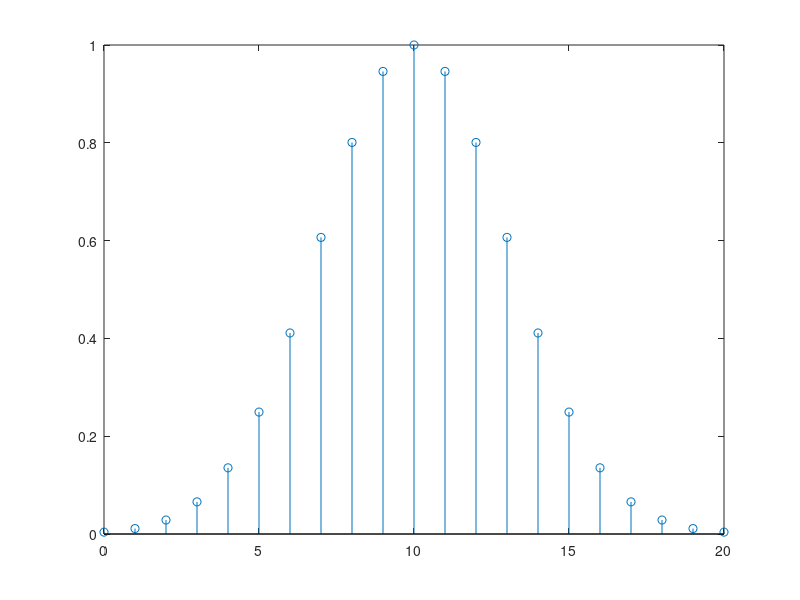
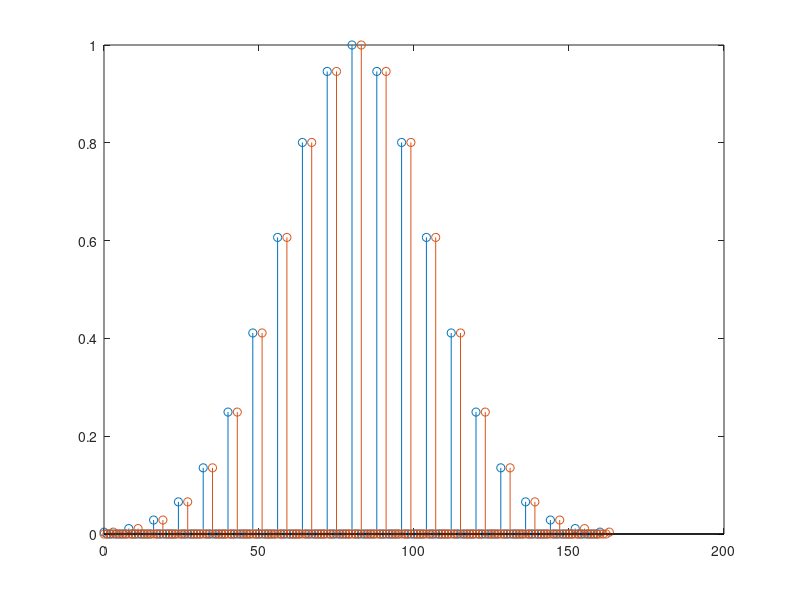

Write MATLAB code to recreate these figures, in order. (Note: this script raises an error after producing the figures.)
clear all; close all;

%% Original
%parameters
fs = 10e6;
sig = 3/fs;
N = 10;
M = 8;
k = 3;
alpha = 0.0001;

%pulse
n = -N:N;
xn = gaussmf(n*1/fs,[sig 0]);
figure;
stem(0:(length(xn)-1),xn);

%upsampling
vn(1:M:(length(xn)*M)) = xn;
n = -N:1/M:N;
figure;
stem(0:(length(vn)-1),vn);

%delay
vn = [zeros(1,k) vn];
hold on;
n = [n (N+1):(N+3)];
stem(0:(length(vn)-1),vn);

%Low Pass Filter
LPF = [0 0];
i = 0;
while mod(length(LPF),2) == 0
    LPF = fdesign.lowpass('Fp,Fst,Ap,Ast',0.99/M,1.01/M,0.1,0.001+alpha*i,'linear');
    Hd = design(LPF,'equiripple');
    LPF = Hd.Numerator;
    i = i+1;
end
vn = 8*conv(vn,LPF);
vn = vn((length(LPF)+1)/2:end);

figure;
stem(0:(length(vn)-1),vn);

%Downsampling
yn = vn(1:M:end);

%plotting
figure;
nplot = -N:(length(yn)-N-1);
stem(0:(length(yn)-1),yn);
hold on;
n = -N:N;
stem(0:(length(xn)-1),xn);
n = linspace(0,length(xn)-1,1000);
plot(n,gaussmf((n-10)*1/fs,[sig 0]));
plot(n,gaussmf((n-10-3/8)*1/fs,[sig 0]))


%% Second option
% polyPhase = LPF(1+M-k:M:end);
% vn = [0 xn];
% vn = 8*conv(vn,polyPhase);
% yn = vn((length(polyPhase)+1)/2+1:end);
% figure;
% stem(yn);
% 
% %plotting
% figure(6);
% hold off;
% stem(0:(length(yn)-1),yn);
% hold on;
% n = -N:N;
% stem(0:(length(xn)-1),xn);
% n = linspace(0,length(xn)-1,1000);
% plot(n,gaussmf((n-10)*1/fs,[sig 0]));
% plot(n,gaussmf((n-10-3/8)*1/fs,[sig 0]))
% 
nh = -100000:100000;
LPF = M./M.*sinc(nh./M);
polyPhase = LPF(mod(-nh+5,8)==0);
npoly = (nh(mod(-nh+5,8)==0)-5)/8;
nx = -10:10;
x = gaussmf(n*1/fs,[sig 0]);
[ny,y] = convcool(nx,x,npoly,polyPhase);
close all;
%plotting
stem(ny,y);
hold on;
%stem(nx,x);
n = linspace(0,length(xn)-1,1000);
%plot(n,gaussmf((n-10)*1/fs,[sig 0]));
plot(n,gaussmf((n-10-3/8)*1/fs,[sig 0]))

function [ ny, y ] = convcool(nx, x, nh, h  )
    y = conv(x,h);
    ny = linspace(nx(1) + nh(1), length(y)+nx(1) + nh(1) - 1,length(y));
end